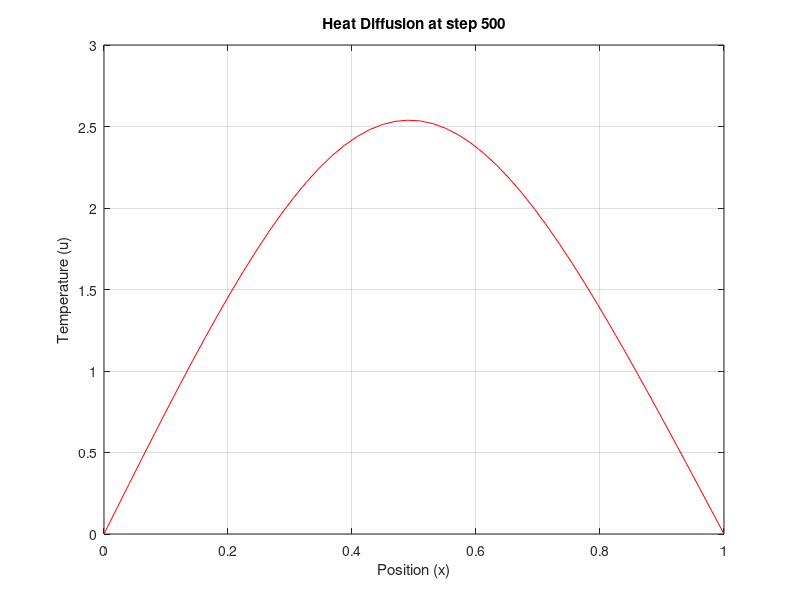

Here is the MATLAB script that generated this plot: (Note: this script raises an error after producing the figure.)
% Simple 1D Heat Diffusion Test (No Toolboxes)
% Grid setup
L = 1;              % Length of rod
Nx = 50;            % Spatial steps
dx = L/(Nx-1);      
x = linspace(0, L, Nx);

% Initial Condition: A "spike" of heat in the center
u = zeros(1, Nx);
u(round(Nx/2)) = 100; 

% Simulation parameters
alpha = 0.01;       % Thermal diffusivity
dt = 0.01;          % Time step
steps = 500;

% Finite Difference Loop
for t = 1:steps
    u_new = u;
    for i = 2:Nx-1
        % Standard second-order central difference
        u_new(i) = u(i) + alpha * dt/dx^2 * (u(i+1) - 2*u(i) + u(i-1));
    end
    u = u_new;
end

% Plot final result
figure;
set(gcf, 'Position', [100, 100, 800, 600]);
plot(x, u, 'r');
title(['Heat Diffusion at step ', num2str(steps)]);
xlabel('Position (x)');
ylabel('Temperature (u)');
grid on;
drawnow;

% Save single output graph
frame = getframe(gcf);
im = frame2im(frame);
[imind, cm] = rgb2ind(im, 256);
saveas(gcf, 'Test\test_graph.png');
disp('Test complete!!!!!');
